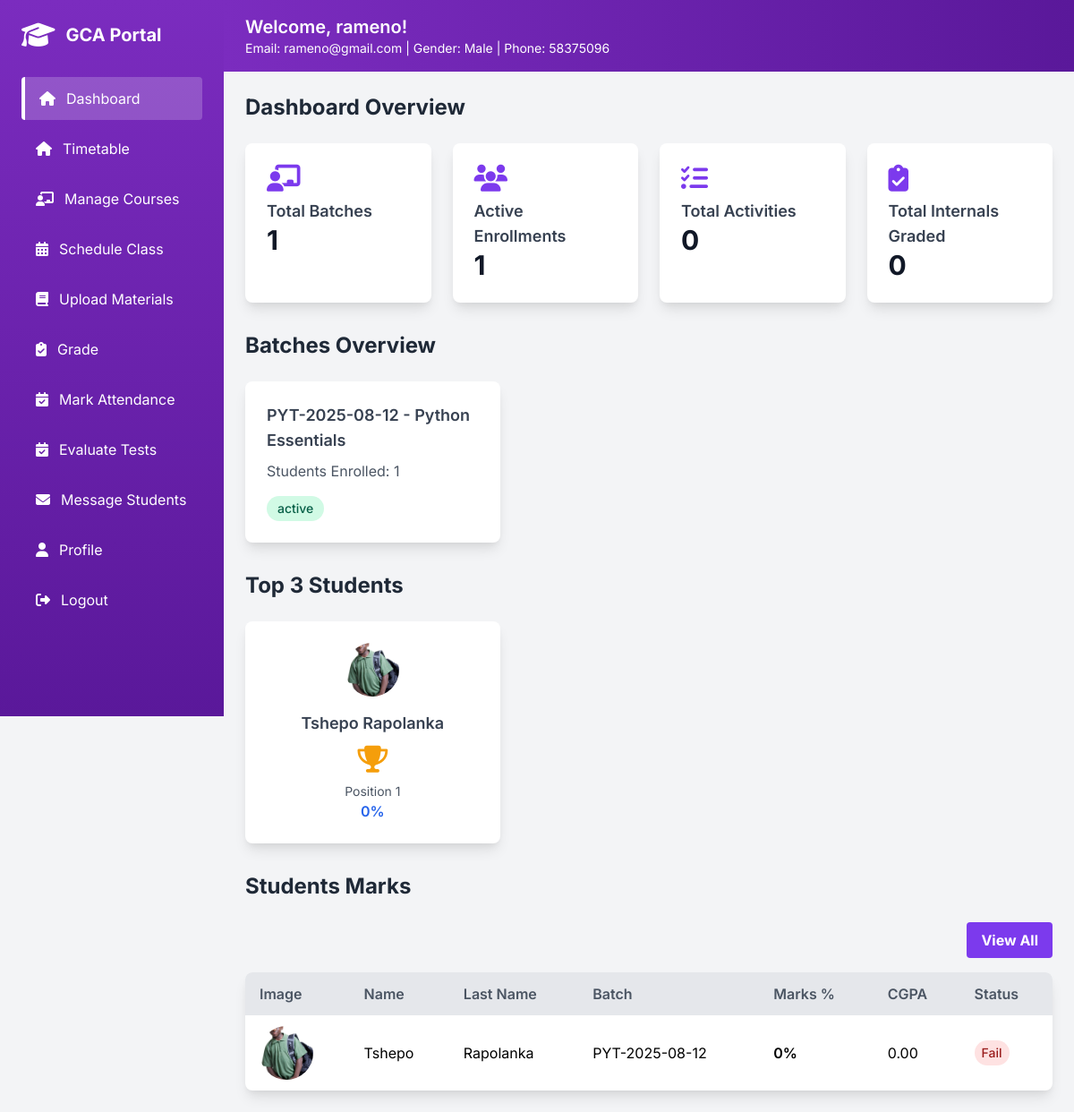
/teacher_dashboard.php (signed in), run on the app's committed database.
### tables this page shows
CREATE TABLE `users` (
  `user_id` int(11) NOT NULL AUTO_INCREMENT,
  `firstName` varchar(100) DEFAULT NULL,
  `lastName` varchar(100) DEFAULT NULL,
  `email` varchar(100) DEFAULT NULL,
  `password` varchar(255) DEFAULT NULL,
  `username` varchar(50) DEFAULT NULL,
  `role` varchar(20) DEFAULT NULL,
  `gender` varchar(10) DEFAULT NULL,
  `dob` date DEFAULT NULL,
  `IDNumber` varchar(20) DEFAULT NULL,
  `phone` varchar(20) DEFAULT NULL,
  `document` varchar(255) DEFAULT NULL,
  `status` varchar(20) DEFAULT NULL,
  `address_id` int(11) DEFAULT NULL,
  `created_at` datetime DEFAULT NULL,
  `updated_at` datetime DEFAULT NULL,
  `reset_token` varchar(255) DEFAULT NULL,
  `reset_token_expiry` datetime DEFAULT NULL,
  `deleted_at` datetime DEFAULT NULL,
  PRIMARY KEY (`user_id`),
  UNIQUE KEY `email` (`email`),
  UNIQUE KEY `username` (`username`),
  KEY `address_id` (`address_id`),
  KEY `idx_reset_token` (`reset_token`),
  CONSTRAINT `users_ibfk_1` FOREIGN KEY (`address_id`) REFERENCES `addresses` (`address_id`)
);

CREATE TABLE `course_assignments` (
  `assignment_id` int(11) NOT NULL AUTO_INCREMENT,
  `teacher_id` int(11) NOT NULL,
  `batch_id` int(11) NOT NULL,
  `created_at` timestamp NOT NULL DEFAULT current_timestamp(),
  PRIMARY KEY (`assignment_id`),
  KEY `fk_teacher` (`teacher_id`),
  KEY `fk_batch` (`batch_id`),
  CONSTRAINT `fk_batch` FOREIGN KEY (`batch_id`) REFERENCES `batches` (`batch_id`) ON DELETE CASCADE,
  CONSTRAINT `fk_teacher` FOREIGN KEY (`teacher_id`) REFERENCES `teachers` (`teacher_id`) ON DELETE CASCADE
);

CREATE TABLE `batches` (
  `batch_id` int(11) NOT NULL AUTO_INCREMENT,
  `batch_code` varchar(50) NOT NULL,
  `course_id` int(11) NOT NULL,
  `start_date` date DEFAULT NULL,
  `end_date` date DEFAULT NULL,
  `status` enum('active','completed','inactive') DEFAULT 'active',
  `deleted_at` datetime DEFAULT NULL,
  PRIMARY KEY (`batch_id`),
  UNIQUE KEY `batch_code` (`batch_code`),
  KEY `course_id` (`course_id`),
  CONSTRAINT `batches_ibfk_1` FOREIGN KEY (`course_id`) REFERENCES `courses` (`course_id`)
);

CREATE TABLE `courses` (
  `course_id` int(11) NOT NULL AUTO_INCREMENT,
  `title` varchar(255) NOT NULL,
  `courseName` varchar(255) NOT NULL,
  `description` text DEFAULT NULL,
  `category` varchar(100) DEFAULT NULL,
  `level` varchar(50) DEFAULT NULL,
  `start_date` date DEFAULT NULL,
  `end_date` date DEFAULT NULL,
  `price` decimal(10,2) DEFAULT NULL,
  `status` enum('active','inactive','deleted') DEFAULT 'active',
  `image_path` varchar(255) DEFAULT 'uploads/courses/course1.jpg',
  `deleted_at` datetime DEFAULT NULL,
  PRIMARY KEY (`course_id`)
);

CREATE TABLE `course_enrollments` (
  `enrollment_id` int(11) NOT NULL AUTO_INCREMENT,
  `enrollment_number` varchar(50) NOT NULL,
  `student_id` int(11) NOT NULL,
  `batch_id` int(11) NOT NULL,
  `enrolled_at` timestamp NOT NULL DEFAULT current_timestamp(),
  `status` enum('active','completed','dropped') DEFAULT 'active',
  PRIMARY KEY (`enrollment_id`),
  UNIQUE KEY `enrollment_number` (`enrollment_number`),
  KEY `student_id` (`student_id`),
  KEY `fk_batch_id` (`batch_id`),
  CONSTRAINT `course_enrollments_ibfk_1` FOREIGN KEY (`student_id`) REFERENCES `students` (`student_id`) ON DELETE CASCADE,
  CONSTRAINT `fk_batch_id` FOREIGN KEY (`batch_id`) REFERENCES `batches` (`batch_id`)
);

CREATE TABLE `students` (
  `student_id` int(11) NOT NULL AUTO_INCREMENT,
  `student_number` varchar(50) DEFAULT NULL,
  `user_id` int(11) NOT NULL,
  `photo` varchar(255) DEFAULT NULL,
  PRIMARY KEY (`student_id`),
  UNIQUE KEY `student_number` (`student_number`),
  KEY `user_id` (`user_id`),
  CONSTRAINT `students_ibfk_1` FOREIGN KEY (`user_id`) REFERENCES `users` (`user_id`) ON DELETE CASCADE
);

### teacher_dashboard.php (the view, shortened to what the rows shown need)
<?php
include 'db.php';
$user_id = $_SESSION['user_id'];
$teacherQuery = $conn->prepare("SELECT username, email, gender, phone FROM users WHERE user_id=? AND role='teacher'");
$teacherQuery->bind_param("i", $user_id);
$teacherQuery->execute();
$teacherInfo = $teacherQuery->get_result()->fetch_assoc();
$teacherIdQuery = $conn->prepare("SELECT teacher_id FROM teachers WHERE user_id = ?");
$teacherIdQuery->bind_param("i", $user_id);
$teacherIdQuery->execute();
$teacherIdResult = $teacherIdQuery->get_result();
$teacher = $teacherIdResult->fetch_assoc();
$teacher_id = (int)$teacher['teacher_id'];
$courseQuery = $conn->prepare("SELECT ca.assignment_id, b.batch_id, b.batch_code, b.start_date, b.end_date, b.status, c.courseName FROM course_assignments ca INNER JOIN batches b ON ca.batch_id = b.batch_id INNER JOIN courses c ON b.course_id = c.course_id INNER JOIN teachers t ON ca.teacher_id = t.teacher_id WHERE t.user_id = ? ORDER BY b.start_date DESC");
$courseQuery->bind_param("i", $user_id);
$courseQuery->execute();
$assignedCourses = $courseQuery->get_result();
$batchStats = [];
while ($batch = $assignedCourses->fetch_assoc()) {
    $batch_id = (int)$batch['batch_id'];
    $studentCountQuery = $conn->prepare("SELECT COUNT(*) AS student_count FROM course_enrollments WHERE batch_id = ? AND status = 'active'");
    $studentCountQuery->bind_param("i", $batch_id);
    $studentCountQuery->execute();
    $studentCountResult = $studentCountQuery->get_result()->fetch_assoc();
    $student_count = $studentCountResult['student_count'];
    $activityCountQuery = $conn->prepare("SELECT COUNT(*) AS total_activities FROM activities WHERE batch_id = ?");
    $activityCountQuery->bind_param("i", $batch_id);
    $activityCountQuery->execute();
    $activityCountResult = $activityCountQuery->get_result()->fetch_assoc();
    $activity_count = $activityCountResult['total_activities'];
    $gradeCountQuery = $conn->prepare("SELECT COUNT(*) AS grade_count FROM internal_grades WHERE batch_id = ?");
    $gradeCountQuery->bind_param("i", $batch_id);
    $gradeCountQuery->execute();
    $gradeCountResult = $gradeCountQuery->get_result()->fetch_assoc();
    $grade_count = $gradeCountResult['grade_count'];
    $batchStats[] = [
        'batch_id' => $batch_id,
        'batch_code' => $batch['batch_code'],
        'courseName' => $batch['courseName'],
        'start_date' => $batch['start_date'],
        'end_date' => $batch['end_date'],
        'status' => $batch['status'],
        'student_count' => $student_count,
        'activity_count' => $activity_count,
        'grade_count' => $grade_count,
    ];
}
$studentsQuery = $conn->prepare("
    SELECT
        ce.enrollment_id, ce.student_id, ce.batch_id, ce.status as enrollment_status,
        b.batch_code,
        u.firstName, u.lastName,
        s.photo,
        g.test_1, g.test_2, g.test_3, g.test_4, g.test_5, g.test_6, g.test_7, g.end_examination
    FROM course_enrollments ce
    JOIN batches b ON ce.batch_id = b.batch_id
    JOIN course_assignments ca ON ce.batch_id = ca.batch_id
    JOIN students s ON ce.student_id = s.student_id
    JOIN users u ON s.user_id = u.user_id
    LEFT JOIN internal_grades g ON g.student_id = ce.student_id AND g.batch_id = ce.batch_id
    WHERE ca.teacher_id = ? AND ce.status = 'active'
    ORDER BY u.lastName, u.firstName
");
$studentsQuery->bind_param("i", $teacher_id);
$studentsQuery->execute();
$studentsResult = $studentsQuery->get_result();
$allStudents = [];
while ($row = $studentsResult->fetch_assoc()) {
    $scores = [$row['test_1'], $row['test_2'], $row['test_3'], $row['test_4'], $row['test_5'], $row['test_6'], $row['test_7'], $row['end_examination']];
    $validScores = array_filter($scores, fn($score) => $score !== null && $score !== '');
    $marks = !empty($validScores) ? array_sum($validScores) / count($validScores) : 0;
    $marks_percent = round($marks, 2);
    $status = ($marks_percent >= 50) ? 'Pass' : 'Fail';
    $allStudents[] = [
        'enrollment_id' => $row['enrollment_id'],
        'student_id' => $row['student_id'],
        'batch_code' => $row['batch_code'],
        'firstName' => $row['firstName'],
        'lastName' => $row['lastName'],
        'full_name' => $row['firstName'] . ' ' . $row['lastName'],
        'photo' => $row['photo'] ?: 'default-student.jpg',
        'marks_percent' => $marks_percent,
        'cgpa' => $marks_percent / 10,
        'status' => $status
    ];
}
usort($allStudents, fn($a, $b) => $b['marks_percent'] <=> $a['marks_percent']);
$topStudents = array_slice($allStudents, 0, 3);
?>
<!DOCTYPE html>
<html lang="en">
<head>
    <link href="https://cdn.jsdelivr.net/npm/tailwindcss@2.2.19/dist/tailwind.min.css" rel="stylesheet">
    <link href="https://cdnjs.cloudflare.com/ajax/libs/font-awesome/6.5.1/css/all.min.css" rel="stylesheet">
</head>
<body class="bg-gray-100">
    <aside class="sidebar" id="sidebar">
        <div class="p-6">
            <div class="flex items-center mb-8">
                <h2 class="text-white text-xl font-bold">GCA Portal</h2>
            </div>
        </div>
    </aside>
    <div class="main-content" id="mainContent">
        <header class="gradient-header text-white py-4 px-6 flex justify-between items-center">
            <div>
                <h1 class="text-xl font-semibold">Welcome, <?= htmlspecialchars($teacherInfo['username']) ?>!</h1>
                <p class="text-sm">Email: <?= htmlspecialchars($teacherInfo['email']) ?> | Gender: <?= htmlspecialchars($teacherInfo['gender']) ?> | Phone: <?= htmlspecialchars($teacherInfo['phone']) ?></p>
            </div>
        </header>
        <main class="p-6">
            <h2 class="text-2xl font-bold text-gray-800 mb-6">Dashboard Overview</h2>
            <h2 class="text-2xl font-bold text-gray-800 mb-6">Batches Overview</h2>
            <div class="grid grid-cols-1 md:grid-cols-2 lg:grid-cols-3 gap-6 mb-8">
                <?php foreach ($batchStats as $stat): ?>
                <a href="manage_teacher_courses.php?id=<?= $stat['batch_id'] ?>" class="batch-card card bg-white rounded-lg shadow-lg p-6 no-underline">
                    <h3 class="text-lg font-semibold text-gray-700 mb-2"><?= htmlspecialchars($stat['batch_code']) ?> - <?= htmlspecialchars($stat['courseName']) ?></h3>
                    <p class="text-gray-600 mb-4">Students Enrolled: <?= $stat['student_count'] ?></p>
                    <span class="inline-block px-3 py-1 rounded-full text-sm font-medium bg-green-100 text-green-800">
                        <?= htmlspecialchars($stat['status']) ?>
                    </span>
                </a>
                <?php endforeach; ?>
            </div>
            <h2 class="text-2xl font-bold text-gray-800 mb-6">Top 3 Students</h2>
            <div class="grid grid-cols-1 md:grid-cols-3 gap-6 mb-8">
                <?php foreach ($topStudents as $index => $student): ?>
                <a href="teacher_student_information.php?id=<?= $student['student_id'] ?>" class="top-student-card card bg-white rounded-lg shadow-lg p-6 no-underline text-center">
                    <img src="<?= htmlspecialchars($student['photo']) ?>" alt="<?= htmlspecialchars($student['full_name']) ?>" class="student-img mx-auto mb-4">
                    <h3 class="text-lg font-semibold text-gray-700 mb-2"><?= htmlspecialchars($student['full_name']) ?></h3>
                    <div class="text-3xl mb-2">
                        <?php if ($index == 0): ?>
                            <i class="fas fa-trophy text-yellow-500"></i>
                        <?php elseif ($index == 1): ?>
                            <i class="fas fa-trophy text-gray-400"></i>
                        <?php else: ?>
                            <i class="fas fa-trophy text-orange-500"></i>
                        <?php endif; ?>
                    </div>
                    <p class="text-sm text-gray-600">Position <?= $index + 1 ?></p>
                    <p class="text-blue-600 font-semibold"><?= $student['marks_percent'] ?>%</p>
                </a>
                <?php endforeach; ?>
            </div>
            <h2 class="text-2xl font-bold text-gray-800 mb-6">Students Marks</h2>
            <div class="table-container bg-white rounded-lg shadow-lg overflow-hidden">
                <table class="table w-full">
                    <thead class="bg-gray-200">
                        <tr>
                            <th class="py-3 px-4 text-left text-gray-600 font-semibold">Image</th>
                            <th class="py-3 px-4 text-left text-gray-600 font-semibold">Name</th>
                            <th class="py-3 px-4 text-left text-gray-600 font-semibold">Last Name</th>
                            <th class="py-3 px-4 text-left text-gray-600 font-semibold">Batch</th>
                            <th class="py-3 px-4 text-left text-gray-600 font-semibold">Marks %</th>
                            <th class="py-3 px-4 text-left text-gray-600 font-semibold">CGPA</th>
                            <th class="py-3 px-4 text-left text-gray-600 font-semibold">Status</th>
                        </tr>
                    </thead>
                    <tbody>
                        <?php foreach ($allStudents as $student): ?>
                        <tr class="hover:bg-gray-50 transition-colors">
                            <td class="py-3 px-4">
                                <img src="<?= htmlspecialchars($student['photo']) ?>" alt="<?= htmlspecialchars($student['full_name']) ?>" class="student-img">
                            </td>
                            <td class="py-3 px-4"><?= htmlspecialchars($student['firstName']) ?></td>
                            <td class="py-3 px-4"><?= htmlspecialchars($student['lastName']) ?></td>
                            <td class="py-3 px-4"><?= htmlspecialchars($student['batch_code']) ?></td>
                            <td class="py-3 px-4 font-semibold"><?= $student['marks_percent'] ?>%</td>
                            <td class="py-3 px-4"><?= number_format($student['cgpa'], 2) ?></td>
                            <td class="py-3 px-4">
                                <span class="inline-block px-2 py-1 rounded-full text-sm font-medium <?= $student['status'] === 'Pass' ? 'bg-green-100 text-green-800' : 'bg-red-100 text-red-800' ?>">
                                    <?= htmlspecialchars($student['status']) ?>
                                </span>
                            </td>
                        </tr>
                        <?php endforeach; ?>
                    </tbody>
                </table>
            </div>
        </main>
    </div>
</body>
</html>

### data on the page
users: username "rameno", email "rameno@gmail.com", gender "Male", phone "58375096"
course_assignments: batch.batch_code "PYT-2025-08-12", courses.courseName "Python Essentials", student_count "1", batch.status "active"
course_enrollments: student.photo (picture), full_name "Tshepo Rapolanka", marks_percent "0", users.firstName "Tshepo", users.lastName "Rapolanka", batch.batch_code "PYT-2025-08-12", cgpa "0.00", status "Fail"

### other printed values
$total_batches "1"
$total_learners "1"
$total_activities "0"
$total_internals "0"
